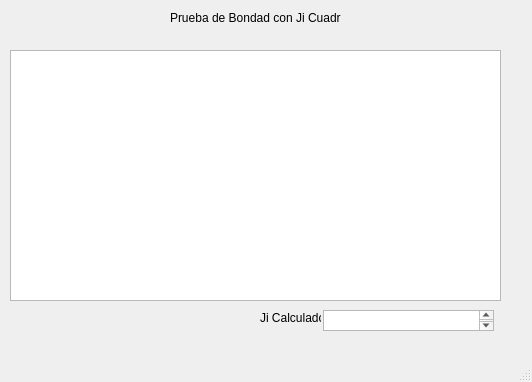
<?xml version="1.0" encoding="UTF-8"?>
<ui version="4.0">
 <class>MainWindow</class>
 <widget class="QMainWindow" name="MainWindow">
  <property name="geometry">
   <rect>
    <x>0</x>
    <y>0</y>
    <width>532</width>
    <height>382</height>
   </rect>
  </property>
  <property name="windowTitle">
   <string>MainWindow</string>
  </property>
  <widget class="QWidget" name="centralwidget">
   <widget class="QLabel" name="label_2">
    <property name="geometry">
     <rect>
      <x>170</x>
      <y>10</y>
      <width>171</width>
      <height>16</height>
     </rect>
    </property>
    <property name="text">
     <string>Prueba de Bondad con Ji Cuadrado</string>
    </property>
   </widget>
   <widget class="QTextEdit" name="textEdit">
    <property name="geometry">
     <rect>
      <x>323</x>
      <y>310</y>
      <width>171</width>
      <height>21</height>
     </rect>
    </property>
   </widget>
   <widget class="QTableView" name="tableView">
    <property name="geometry">
     <rect>
      <x>10</x>
      <y>50</y>
      <width>491</width>
      <height>251</height>
     </rect>
    </property>
   </widget>
   <widget class="QLabel" name="label">
    <property name="geometry">
     <rect>
      <x>260</x>
      <y>310</y>
      <width>61</width>
      <height>16</height>
     </rect>
    </property>
    <property name="text">
     <string>Ji Calculado</string>
    </property>
   </widget>
  </widget>
  <widget class="QMenuBar" name="menubar">
   <property name="geometry">
    <rect>
     <x>0</x>
     <y>0</y>
     <width>532</width>
     <height>21</height>
    </rect>
   </property>
  </widget>
  <widget class="QStatusBar" name="statusbar"/>
 </widget>
 <resources/>
 <connections/>
</ui>
